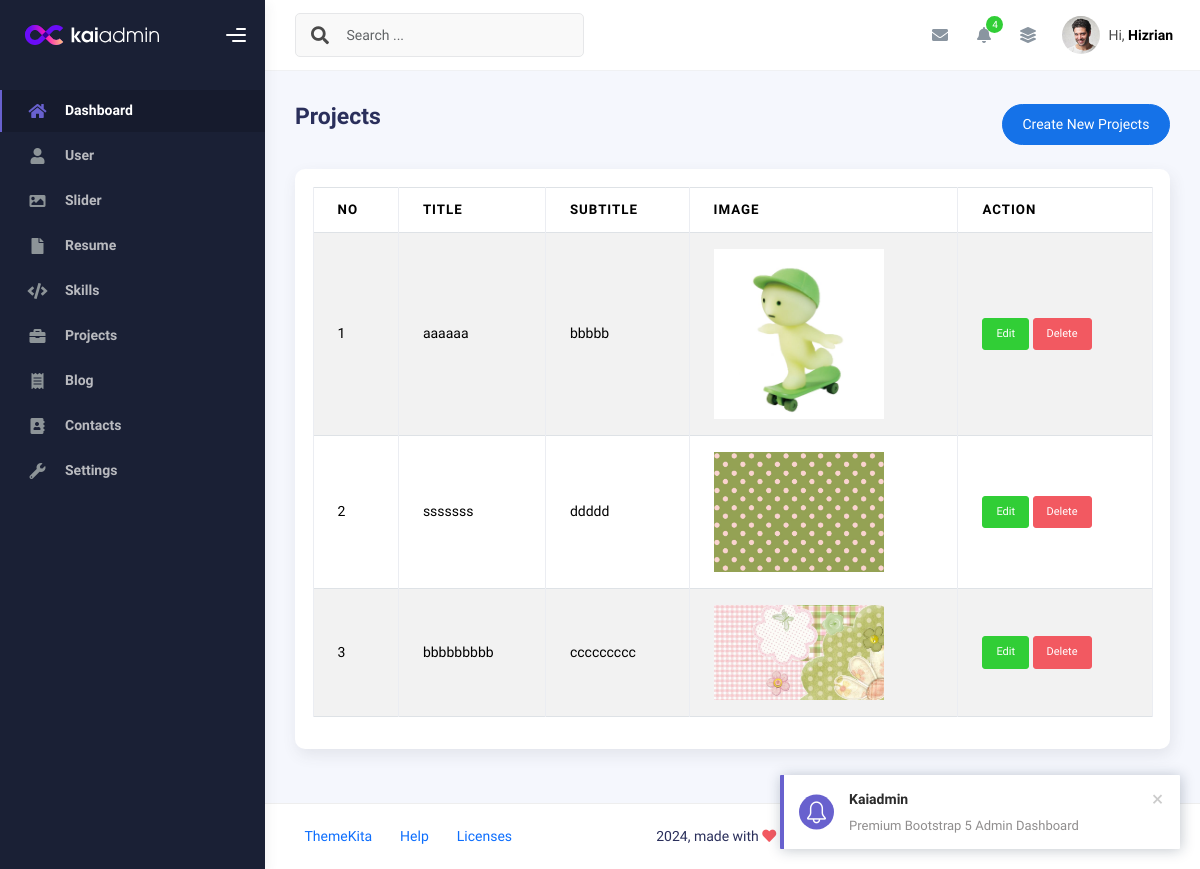
Screenshot of /admin/app.php?page=projects (signed in) with the database file from the repository.
### tables this page shows
CREATE TABLE `projects` (
  `id` int(11) NOT NULL,
  `image` varchar(100) DEFAULT NULL,
  `title` varchar(50) NOT NULL,
  `subtitle` varchar(50) NOT NULL,
  `button_link` varchar(100) DEFAULT NULL,
  `created_at` timestamp NOT NULL DEFAULT current_timestamp(),
  `updated_at` timestamp NULL DEFAULT NULL ON UPDATE current_timestamp()
);

### admin/projects.php (the view, shortened to what this page needs)
<?php
$query = mysqli_query($conn, "SELECT * FROM projects ORDER BY id DESC");
$rows = mysqli_fetch_all($query, MYSQLI_ASSOC);
?>
<div class="d-flex align-items-left align-items-md-center flex-column flex-md-row pt-2 pb-4">
  <div>
    <h3 class="fw-bold mb-3">Projects</h3>
  </div>
  <div class="ms-md-auto py-2 py-md-0">
    <a href="app.php?page=create-projects" class="btn btn-primary btn-round">Create New Projects</a>
  </div>
</div>
<div class="row">
  <div class="col-sm-6 col-md-12">
    <div class="card">
      <div class="card-body">
        <table class="table table-bordered table-striped">
          <thead>
            <tr>
              <th>No</th>
              <th>Title</th>
              <th>Subtitle</th>
              <th>Image</th>
              <th>Action</th>
            </tr>
          </thead>
          <tbody>
            <?php foreach ($rows as $index => $row): ?>
              <tr>
                <td><?php echo $index += 1 ?></td>
                <td><?php echo $row['title'] ?></td>
                <td><?php echo $row['subtitle'] ?></td>
                <td><img src="assets/img/<?php echo $row['image'] ?>"
                    width="170" alt=""></td>
                <td>
                  <a class="btn btn-success btn-sm"
                    href="app.php?page=create-projects&edit=<?php echo $row['id'] ?>">Edit</a>
                  <a onclick="return confirm('Are you sure want to delete this data?')"
                    class="btn btn-danger btn-sm"
                    href="app.php?page=projects&delete=<?php echo $row['id'] ?>">Delete</a>
                </td>
              </tr>
            <?php endforeach ?>
          </tbody>
        </table>
      </div>
    </div>
  </div>
</div>

### rows the page displays
projects: index "1", title "aaaaaa", subtitle "bbbbb", image (picture)
projects: index "2", title "sssssss", subtitle "ddddd", image (picture)
projects: index "3", title "bbbbbbbbb", subtitle "ccccccccc", image (picture)
